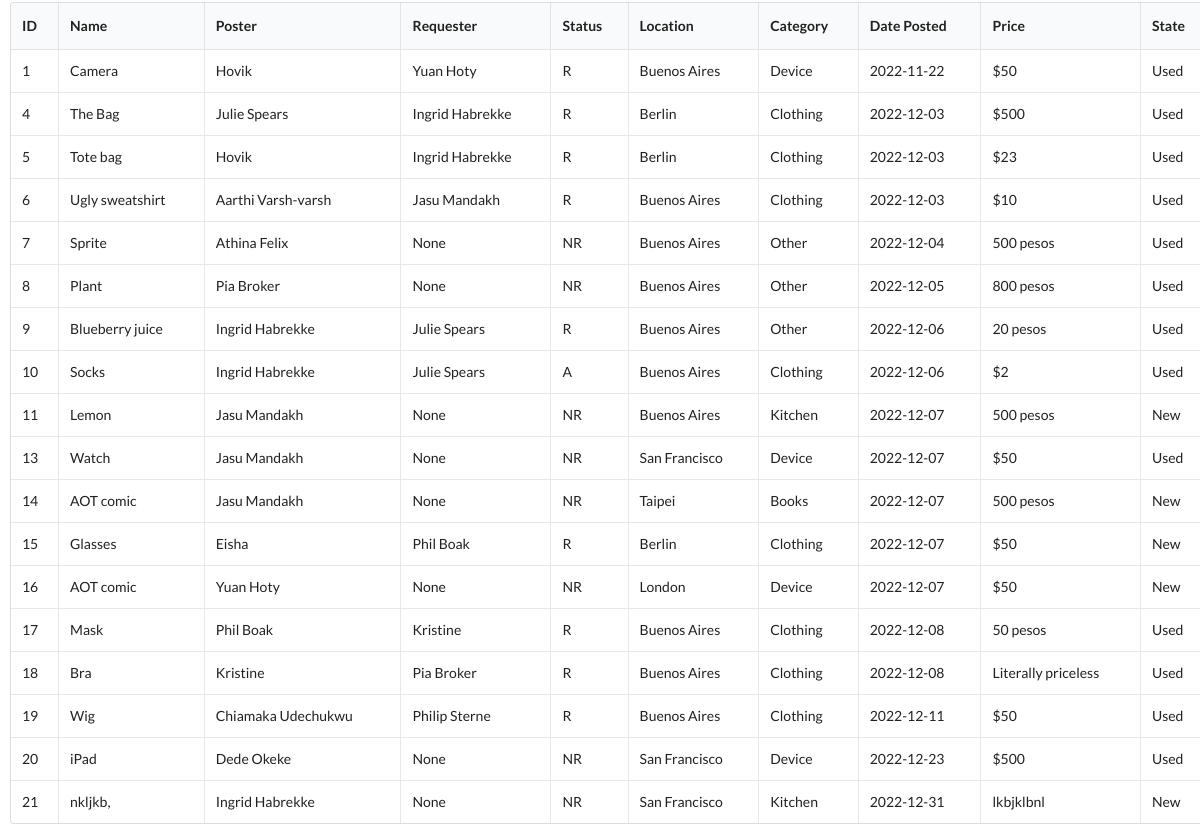
The app's page /show_db (lower part), older data.
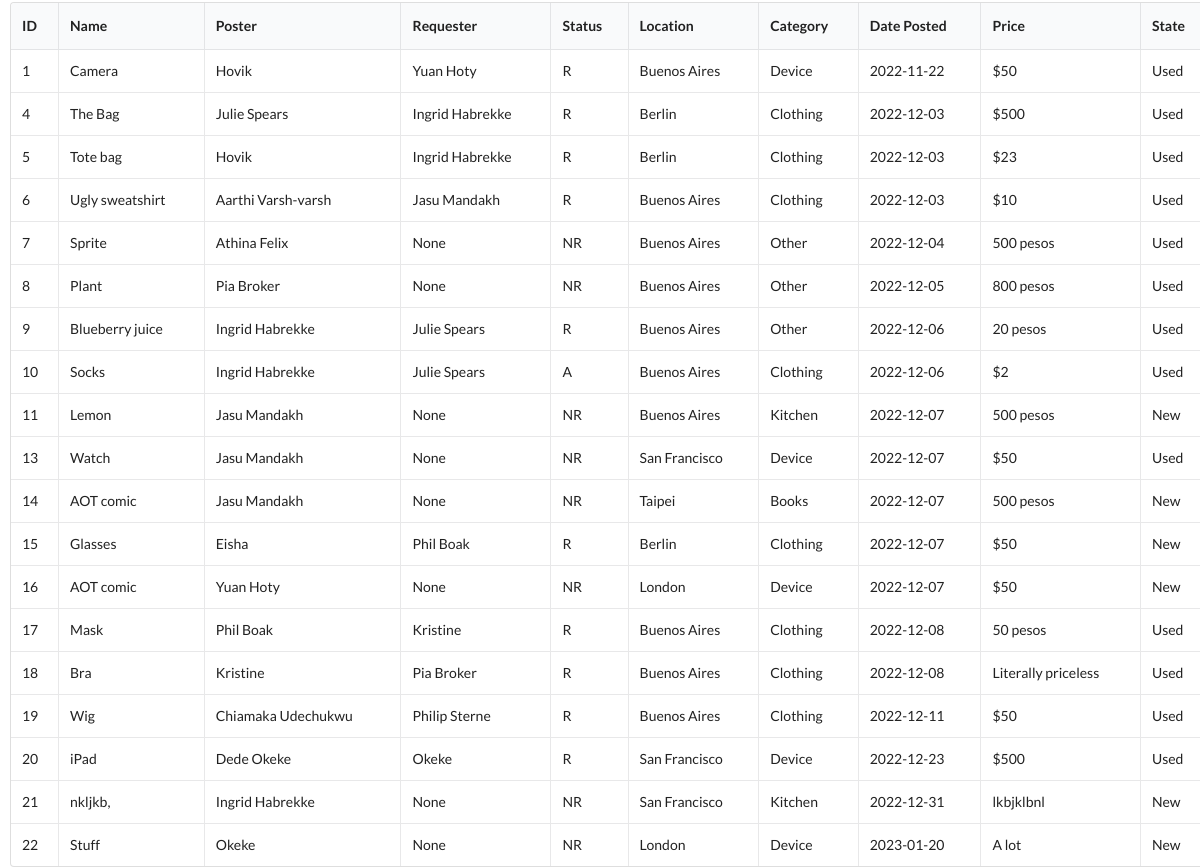
The same page, newer data.
### app.py (models this page shows, shortened)
class Items(db.Model):
    item_id = db.Column(db.Integer, primary_key = True)
    requester_id = db.Column(db.Integer)
    poster_id = db.Column(db.Integer)
    item_status = db.Column(db.String(100))
    item_name = db.Column(db.String(100))
    item_location = db.Column(db.String(100))
    item_category = db.Column(db.String(100))
    item_description = db.Column(db.String(100))
    item_shelflife = db.Column(db.String(100))
    item_state = db.Column(db.String(100))
    date_posted = db.Column(db.DateTime, default=datetime.datetime.utcnow)
    item_price = db.Column(db.String(100))
    item_pic = db.Column(db.String(100))

class Users(db.Model):
    user_id = db.Column(db.Integer, primary_key = True)
    user_name = db.Column(db.String(100))
    user_email = db.Column(db.String(100))
    user_phone_no = db.Column(db.String(100))
    user_class = db.Column(db.String(100))
    user_about_me = db.Column(db.String(100))
    user_city = db.Column(db.String(100))
    user_pmoc = db.Column(db.String(100))
    user_oci = db.Column(db.String(100))
    user_profile_pic = db.Column(db.String(100))
    password = db.Column(db.String(100))

### app.py (the view)
@app.route("/show_db")
def show_db():
    all_users = Users.query.all()
    all_items = Items.query.all()
    return render_template("show_db.html", all_users = all_users, all_items = all_items)

### templates/show_db.html (shortened to what this page needs)
{% extends "base.html" %}
{% block body %}
    <table class="ui celled table" style="margin-left: 10px; margin-right: 10px;">
        <thead>
            <tr><th>ID</th>
            <th>Name</th>
            <th>Poster</th>
            <th>Requester</th>
            <th>Status</th>
            <th>Location</th>
            <th>Category</th>
            <th>Date Posted</th>
            <th>Price</th>
            <th>State</th>
        </tr></thead>
        <tbody>
            {% for item in all_items %}
                <tr>
                    <td data-label="ID">{{item.item_id}}</td>
                    <td data-label="Name">{{item.item_name}}</td>
                    <td data-label="Poster">{{all_users[item.poster_id-1].user_name}}</td>
                    <td data-label="Requester">
                        {% if item.requester_id != -1 %}
                            {{all_users[item.requester_id-1].user_name}}
                        {% else %}
                            None
                        {% endif %}
                    </td>
                    <td data-label="Status">{{item.item_status}}</td>
                    <td data-label="Location">{{item.item_location}}</td>
                    <td data-label="Category">{{item.item_category}}</td>
                    <td data-label="Date Posted">{{item.date_posted.date()}}</td>
                    <td data-label="Price">{{item.item_price}}</td>
                    <td data-label="State">{{item.item_state}}</td>
                </tr>
            {% endfor %}
        </tbody>
    </table>
{% endblock %}

Row changes from the older to the newer data that the page shows:
changed Items "iPad": item_status "NR" → "R"; no longer shows "None"
now on this page (row unchanged): Users: user_name "Okeke"
added Items: item_id "22", item_name "Stuff", requester_id "None", item_status "NR", item_location "London", item_category "Device", date_posted "2023-01-20", item_price "A lot", item_state "New"
